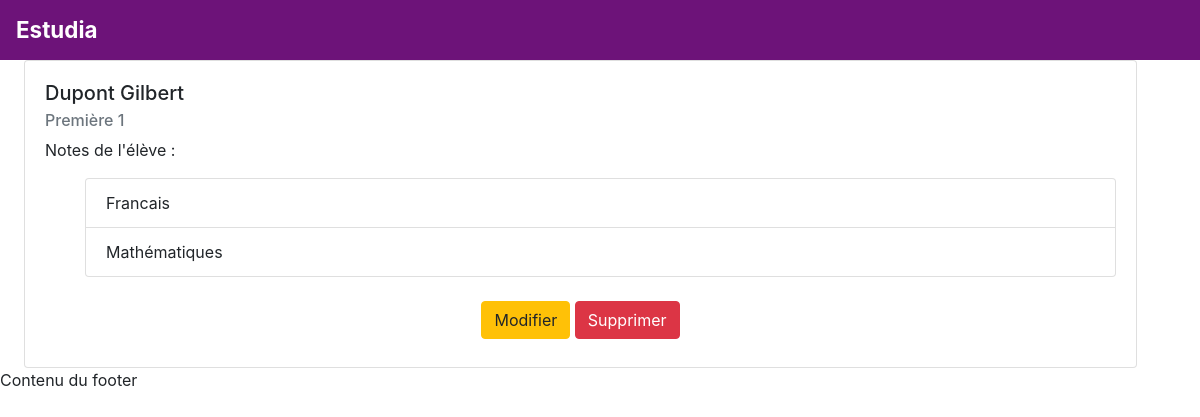
/pages/infoUtilisateur.php?id=2, run on the app's committed database.
### tables this page shows
CREATE TABLE IF NOT EXISTS `eleve` (
  `nom` varchar(100) NOT NULL,
  `prenom` varchar(100) NOT NULL,
  `idUtilisateur` int(11) NOT NULL,
  `IDfiliere` int(11) DEFAULT NULL,
  `idEtude` int(11) DEFAULT NULL
);

CREATE TABLE IF NOT EXISTS `etudes` (
  `idEtude` int(11) NOT NULL AUTO_INCREMENT,
  `classe` int(11) NOT NULL,
  `nom` varchar(100) NOT NULL,
  PRIMARY KEY (`idEtude`)
);

CREATE TABLE IF NOT EXISTS `matieres` (
  `idMatiere` int(11) NOT NULL AUTO_INCREMENT,
  `matiere` varchar(100) NOT NULL,
  PRIMARY KEY (`idMatiere`)
);

### modeles/modeles.php (called while the page is built, shortened)
<?php
function getBdd()
{
    return new PDO('mysql:host=localhost;dbname=estudia;charset=UTF8', 'root', '',  array(PDO::ATTR_ERRMODE => PDO::ERRMODE_EXCEPTION));
}
?>

### pages/infoUtilisateur.php (the view, shortened to what this page needs)
<?php
require_once "entete.php";
if(!empty($_GET["id"]))
{
    $requete = getBdd() -> prepare("SELECT eleve.nom AS nom, etudes.nom AS titre, etudes.classe, prenom, idUtilisateur FROM eleve LEFT JOIN etudes USING(idEtude) WHERE idUtilisateur = ?");
    $requete -> execute([$_GET["id"]]);
    $eleve = $requete -> fetch(PDO::FETCH_ASSOC);
    $requete = getBdd() -> prepare("SELECT matiere FROM matieres");
    $requete -> execute();
    $matieres = $requete -> fetchAll(PDO::FETCH_ASSOC);
    ?>
    <div class="row">
        <div class="col md-4">
            <div class="card">
                <div class="card-body">
                    <h5 class="card-title"><?=$eleve["nom"]. " ".$eleve["prenom"];?></h5>
                    <h6 class="card-subtitle mb-2 text-muted">
                        <?=$eleve["titre"]." ".$eleve["classe"];?>
                    </h6>
                    <p>
                        Notes de l'élève :
                        <ul>
                        <?php
                        foreach($matieres as $matiere)
                        {
                            ?>
                            <ul class="list-group-item">
                                <?=$matiere["matiere"];?>
                            </ul>
                            <?php
                        }
                            ?>
                        </ul>
                    </p>
                    <div class="text-center">
                        <button onclick="afficherModif()" class="btn btn-warning my-2">Modifier</button>
                        <a href="supprimerProduit.php?id=<?=$_GET["id"]?>" class="btn btn-danger my-2">Supprimer</a>
                    </div>
                </div>
            </div>
        </div>
    </div>
    <?php
}
    ?>
<?php
require_once "footer.php";

### data on the page
eleve: nom "Dupont", prenom "Gilbert", idEtude.nom "Première", idEtude.classe "1"
matieres: matiere "Francais"
matieres: matiere "Mathématiques"
